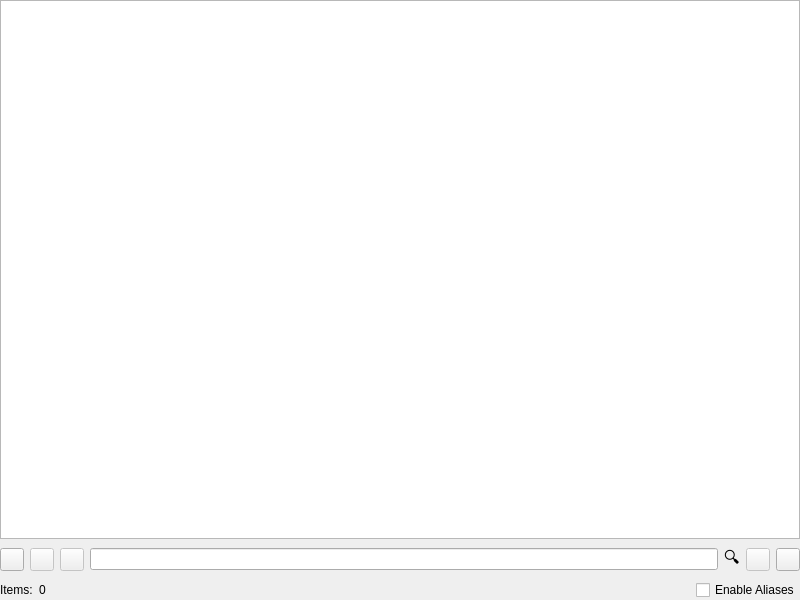
<?xml version="1.0" encoding="UTF-8"?>
<ui version="4.0">
 <class>PrefsAliases</class>
 <widget class="QWidget" name="PrefsAliases">
  <property name="geometry">
   <rect>
    <x>0</x>
    <y>0</y>
    <width>800</width>
    <height>600</height>
   </rect>
  </property>
  <property name="windowTitle">
   <string>Aliases</string>
  </property>
  <layout class="QVBoxLayout" name="verticalLayout">
   <property name="leftMargin">
    <number>0</number>
   </property>
   <property name="topMargin">
    <number>0</number>
   </property>
   <property name="rightMargin">
    <number>0</number>
   </property>
   <property name="bottomMargin">
    <number>0</number>
   </property>
   <item>
    <widget class="QTreeView" name="tree">
     <property name="editTriggers">
      <set>QAbstractItemView::EditTrigger::EditKeyPressed|QAbstractItemView::EditTrigger::SelectedClicked</set>
     </property>
     <property name="showDropIndicator" stdset="0">
      <bool>false</bool>
     </property>
     <property name="dragEnabled">
      <bool>false</bool>
     </property>
     <property name="selectionMode">
      <enum>QAbstractItemView::SelectionMode::ExtendedSelection</enum>
     </property>
     <property name="rootIsDecorated">
      <bool>true</bool>
     </property>
     <property name="uniformRowHeights">
      <bool>true</bool>
     </property>
     <property name="sortingEnabled">
      <bool>true</bool>
     </property>
     <property name="animated">
      <bool>true</bool>
     </property>
     <property name="allColumnsShowFocus">
      <bool>true</bool>
     </property>
    </widget>
   </item>
   <item>
    <layout class="QHBoxLayout" name="_control">
     <item>
      <widget class="QToolButton" name="add">
       <property name="icon">
        <iconset theme="QIcon::ThemeIcon::ListAdd"/>
       </property>
      </widget>
     </item>
     <item>
      <widget class="QToolButton" name="remove">
       <property name="enabled">
        <bool>false</bool>
       </property>
       <property name="icon">
        <iconset theme="QIcon::ThemeIcon::ListRemove"/>
       </property>
      </widget>
     </item>
     <item>
      <widget class="QToolButton" name="edit">
       <property name="enabled">
        <bool>false</bool>
       </property>
       <property name="icon">
        <iconset theme="QIcon::ThemeIcon::MailMessageNew"/>
       </property>
      </widget>
     </item>
     <item>
      <widget class="QLineEdit" name="search">
       <property name="clearButtonEnabled">
        <bool>true</bool>
       </property>
      </widget>
     </item>
     <item>
      <widget class="QLabel" name="label_search">
       <property name="font">
        <font>
         <pointsize>12</pointsize>
        </font>
       </property>
       <property name="text">
        <string notr="true">🔍</string>
       </property>
      </widget>
     </item>
     <item>
      <widget class="QToolButton" name="export_xml">
       <property name="enabled">
        <bool>false</bool>
       </property>
       <property name="icon">
        <iconset theme="QIcon::ThemeIcon::EditCopy"/>
       </property>
      </widget>
     </item>
     <item>
      <widget class="QToolButton" name="import_xml">
       <property name="icon">
        <iconset theme="QIcon::ThemeIcon::EditPaste"/>
       </property>
      </widget>
     </item>
    </layout>
   </item>
   <item>
    <layout class="QHBoxLayout" name="horizontalLayout">
     <item>
      <widget class="QLabel" name="label_item_count">
       <property name="text">
        <string>Items:</string>
       </property>
      </widget>
     </item>
     <item>
      <widget class="QLabel" name="item_count">
       <property name="text">
        <string notr="true">0</string>
       </property>
      </widget>
     </item>
     <item>
      <spacer name="horizontalSpacer">
       <property name="orientation">
        <enum>Qt::Orientation::Horizontal</enum>
       </property>
       <property name="sizeHint" stdset="0">
        <size>
         <width>40</width>
         <height>20</height>
        </size>
       </property>
      </spacer>
     </item>
     <item>
      <widget class="QCheckBox" name="EnableAliases">
       <property name="text">
        <string>Enable Aliases</string>
       </property>
      </widget>
     </item>
    </layout>
   </item>
  </layout>
 </widget>
 <resources/>
 <connections/>
</ui>
